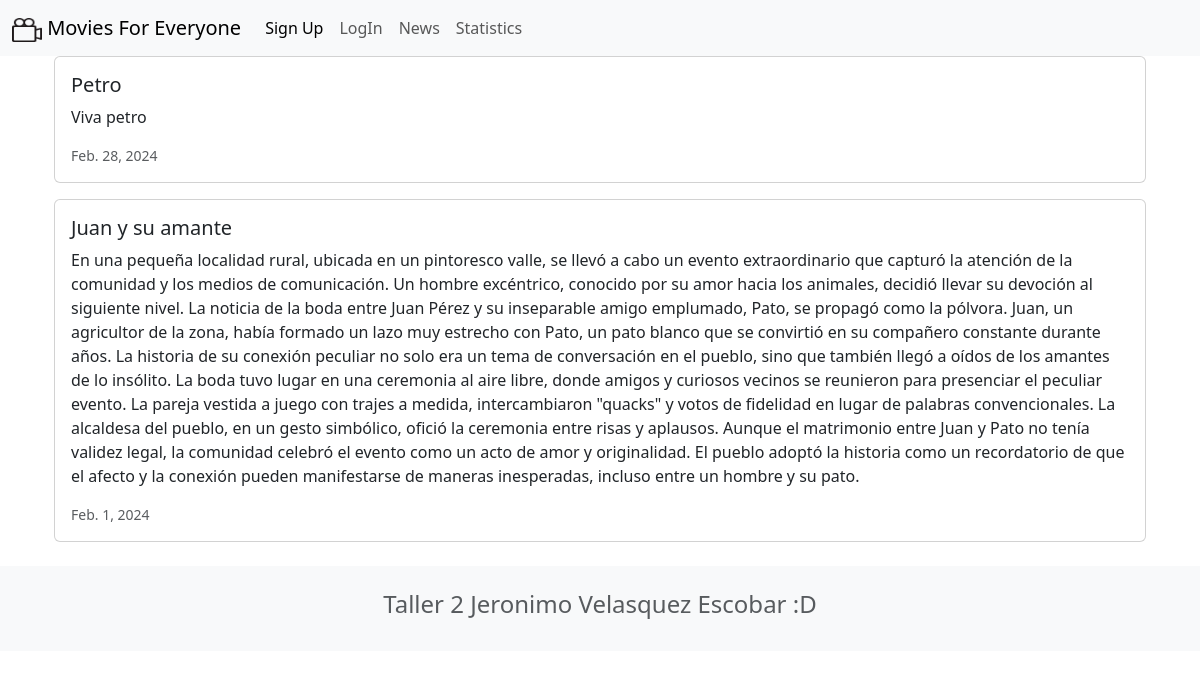
The page /news/ on the database as committed earlier.
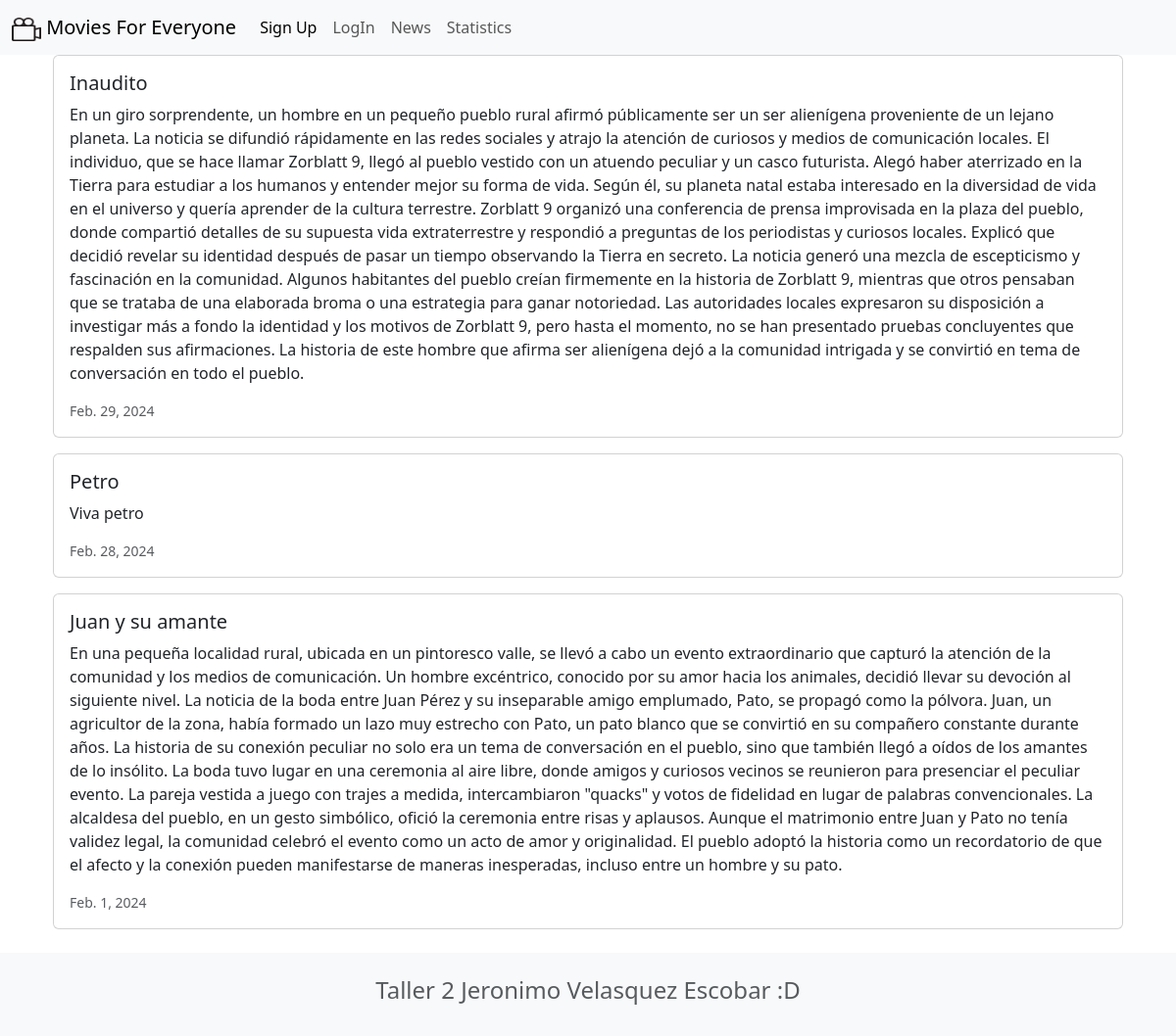
The same page on the database as committed later.
### news/models.py (models this page shows, shortened)
class News(models.Model):
    headline = models.CharField(max_length = 200)
    body = models.TextField()
    date = models.DateField()

### news/views.py (the view)
# urls.py: path('news/', include('news.urls')),
def news(request):
    newss = News.objects.all().order_by('-date')
    return render(request, 'news.html', {'newss' : newss})

### news/templates/news.html (shortened to what this page needs)
{% extends 'base.html' %}
{% block content %}
<head>
    <link href="https://cdn.jsdelivr.net/npm/bootstrap@5.3.3/dist/css/bootstrap.min.css" rel="stylesheet"
>
</head>
<div class="container">
    {% for news in newss %}
    <div class="card mb-3">
        <div class="row g-0">
            <div>
                <div class="card-body">
                    <h5 class="card-title">{{news.headline}}</h5>
                    <p class="card-text">{{news.body}}</p>
                    <p class="card-text"><small class="text-muted">{{news.date}}</small></p>
                </div>
            </div>
        </div>
    </div>
    {% endfor %}
</div>
{% endblock content%}

Rows that differ between the two databases and show on the page:
added News: headline "Inaudito", body "En un giro sorprendente, un hombre en un pequeño pueblo rural afirmó públicamente ser un ser alienígena proveniente de un lejano planeta. La noticia se difundió rápidamente en las redes sociales y atrajo la atención de curiosos y medios de comunicación locales. El individuo, que se hace llamar Zorblatt 9, llegó al pueblo vestido con un atuendo peculiar y un casco futurista. Alegó haber aterrizado en la Tierra para estudiar a los humanos y entender mejor su forma de vida. Según él, su planeta natal estaba interesado en la diversidad de vida en el universo y quería aprender de la cultura terrestre. Zorblatt 9 organizó una conferencia de prensa improvisada en la plaza del pueblo, donde…", date "Feb. 29, 2024"
